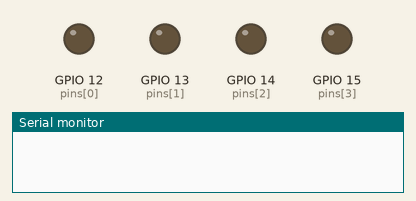
Bench run of a sketch on a simulated ESP8266 (NodeMCU). Shown: output pins drawn as LEDs (lit = HIGH), the last lines printed to the serial monitor.

Above: at 0.0 s.
At 2.1 s:
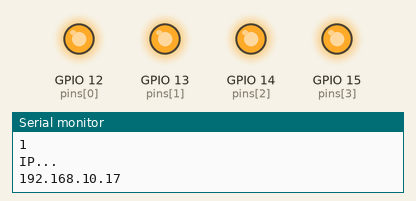
Timing chart, 0 to 3.6 s (numbered marks = the images above):
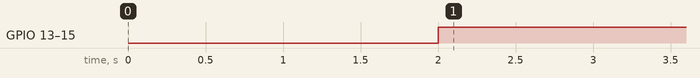

Measured:
- by itself, GPIO 13 (pins[1]), GPIO 14 (pins[2]), GPIO 15 (pins[3]): LOW → HIGH at 2.0 s

The sketch:

Algoritmo_Microcontrolador.ino
```cpp
#include <SoftwareSerial.h>
#include <EEPROM.h>
#include <Arduino.h>
#include <ESP8266WiFi.h>
#include <Hash.h>
#include <ESPAsyncTCP.h>
#include <ESPAsyncWebServer.h>
#include "Definitions.h"
#include "LandingPage.h"
/*
#if (TEST)
#include "LandingPage.ino"
#endif
*/

void setup()
{
  //start marlin communication
  Serial.begin(115200);

  /************ WIFI *************/
    WiFi.mode(WIFI_OFF);
    delay(1000);
    WiFi.mode(WIFI_AP);
    delay(1000);

    IPAddress staticIP(192, 168, 10, 17);
    IPAddress gateway(192, 168, 10, 1);
    IPAddress subnet(255, 255, 255, 0);

    Serial.println("CONFIG IP...");
    Serial.println(WiFi.softAPConfig(staticIP, gateway, subnet));

    Serial.println("SSID E SENHA...");
    Serial.println(WiFi.softAP(STANDARD_SSID, STANDARD_PSWD));

    Serial.println("IP...");
    Serial.println(WiFi.softAPIP());

  /************** WEB SERVICE ***************/
  server.onNotFound(notFound);

    // Root:
    server.on("/", HTTP_GET, [](AsyncWebServerRequest *request) {

      request->send_P(200, "text/html", index_html);
    });


  // Buttons Request:
  server.on("/buttons", HTTP_GET, [](AsyncWebServerRequest *request) {
    String message = "";
    String req;

    for(int i=0;i<sizeof(relays);i++) {
        int idx = i + 1;
        message = "relay" + String(idx);

        if ((request->hasParam(message)) && (request->hasParam("status")) )
        {
          relays[i] = (request->getParam("status")->value().equals("true"))? 1 : 0;
        }
    }

  });

  // Start server
  server.begin();

  for(int i=0; i<sizeof(pins); i++)
  {
    pinMode(pins[i], OUTPUT);
  }

}

void loop()
{
  //*****************HOME TASK*********************
  for(int i=0; i<sizeof(relays); i++){
    digitalWrite(pins[i],!relays[i]);
  }
}

void notFound(AsyncWebServerRequest *request)
{
  request->send(404, "text/plain", "Not found");
}
```

Definitions.h
```cpp
#ifndef DEFINITIONS_H
#define DEFINITIONS_H

#define TEST 0

//PINS:
#define ESP_RX 5 //GPIO5
#define ESP_TX 0 //GPIO0
byte pins[] = {12,13,14,15};
byte relays[] = {0,0,0,0};


/********************WEB SERVICE:************************/
#define STANDARD_SSID "Oficina_IB"
#define STANDARD_PSWD "senaimange"


AsyncWebServer server(80);

AsyncWebServerRequest *mySavedRequest;

#endif
```

LandingPage.h
```cpp
#ifndef LANDING_H
#define LANDING_H

#include <Arduino.h>

//html - css - javascript page

const char index_html[] PROGMEM = R"rawliteral(
<!DOCTYPE html>
<html lang="pt" dir="ltr">

<head>
  <meta charset="utf-8">
  <title></title>
  <style>


    * {
      margin: 0;
      padding: 0;
      border: 0;
      outline: 0;
      box-sizing: border-box;
      list-style: none;
      font-family:  sans-serif;
    }

    .top-bar {
      width: 100%;
      position: absolute;
      z-index: 10;
      display: flex;
      top: 0;
      left: 0;
    }

    .btn-top-bar {
      flex: 1 0 25%;
      cursor: pointer;
      font-size: 4rem;
      padding: 2rem;
    }

    .btn-top-bar.active {
      background: #cfcfcf;
    }


    .btn-top-bar:not(.active):hover {
      background: #dddddd;
    }


    .container {
      display: flex;
      justify-content: center;
      align-items: center;
      height: 100vh;
    }


    .content {
      display: flex;
      flex-direction: column;
      gap: 3rem;
    }

    .name-rele {
      text-align: center;
      font-size: 4rem;
    }


    .buttons-action {
      display: flex;
      gap: 6rem;
    }


    .btn-act {
      font-size: 3.5rem;
      padding: 1rem 2rem;
      min-width: 176px;
      min-height: 97px;
      cursor: pointer;
    }

    .btn-act.on.active {
      background: rgb(1, 206, 35);
    }

    .btn-act.on {
      background: rgb(0, 126, 21);
    }

    .btn-act.off.active {
      background: rgb(255, 28, 28);
    }

    .btn-act.off {
      background: rgb(156, 0, 0);
    }
  </style>

</head>

<body>

  <div class="container">

    <div class="top-bar">
      <input type="button" value="1" class="btn-top-bar active"></button>
      <input type="button" value="2" class="btn-top-bar"></button>
      <input type="button" value="3" class="btn-top-bar"></button>
      <input type="button" value="4" class="btn-top-bar"></button>

    </div>

    <div class="content">
      <p class="name-rele">RELÉ <span class="num-rele">1</span></p>
      <div class="buttons-action">
        <button class="btn-act on">ON</button>
        <button class="btn-act off">OFF</button>
      </div>
    </div>

  </div>

  <script type="text/javascript">
    const BTNS_ACT = document.querySelectorAll('.btn-act');
    const BTNS_RELE = document.querySelectorAll('.btn-top-bar');

    const RELE = {
      '1': false,
      '2': false,
      '3': false,
      '4': false,
      '5': false,
      '6': false,
      '7': false,
      '8': false,
      '9': false,
      '10': false
    }

    let currentRELE = 1;


    function sendRequest(relayId, status) {
      var ajax = new XMLHttpRequest();
      let req = "/buttons?relay" + relayId + "=1&status=" + status;
      ajax.open("GET", req, true);
      ajax.send();
    }


    function start() {
      const ACT_ACTIVE = document.querySelector('.btn-act.active');

      if (ACT_ACTIVE !== null) {
        ACT_ACTIVE.classList.remove('active');
      }

      if (RELE[currentRELE]) {
        const on = document.querySelector('.btn-act.on');
        on.classList.add('active');
      } else {
        const off = document.querySelector('.btn-act.off');
        off.classList.add('active');
      }

    }

    start();


    BTNS_RELE.forEach(el => {

      el.addEventListener('click', () => {

        const RELE_ACTIVE = document.querySelector('.btn-top-bar.active');

        if (el != RELE_ACTIVE) {

          const NUM_RELE = document.querySelector('.num-rele');

          currentRELE = el.value;

          NUM_RELE.innerHTML = currentRELE;

          RELE_ACTIVE.classList.remove('active');
          el.classList.add('active');

          //----------------------------------------------------

          start();

        }

      })

    })


    BTNS_ACT.forEach(el => {

      el.addEventListener('click', () => {

        const ACT_ACTIVE = document.querySelector('.btn-act.active');

        if (ACT_ACTIVE !== null) {
          ACT_ACTIVE.classList.remove('active');
        }
        const btnType = el.classList;

        RELE[currentRELE] = (btnType[1] === 'on') ? true : false;

        if (RELE[currentRELE]) {
          const on = document.querySelector('.btn-act.on');
          on.classList.add('active');
        } else {
          const off = document.querySelector('.btn-act.off');
          off.classList.add('active');
        }

        sendRequest(currentRELE, RELE[currentRELE]);

      })

    })


  </script>
</body>

</html>
)rawliteral";

#endif
```
